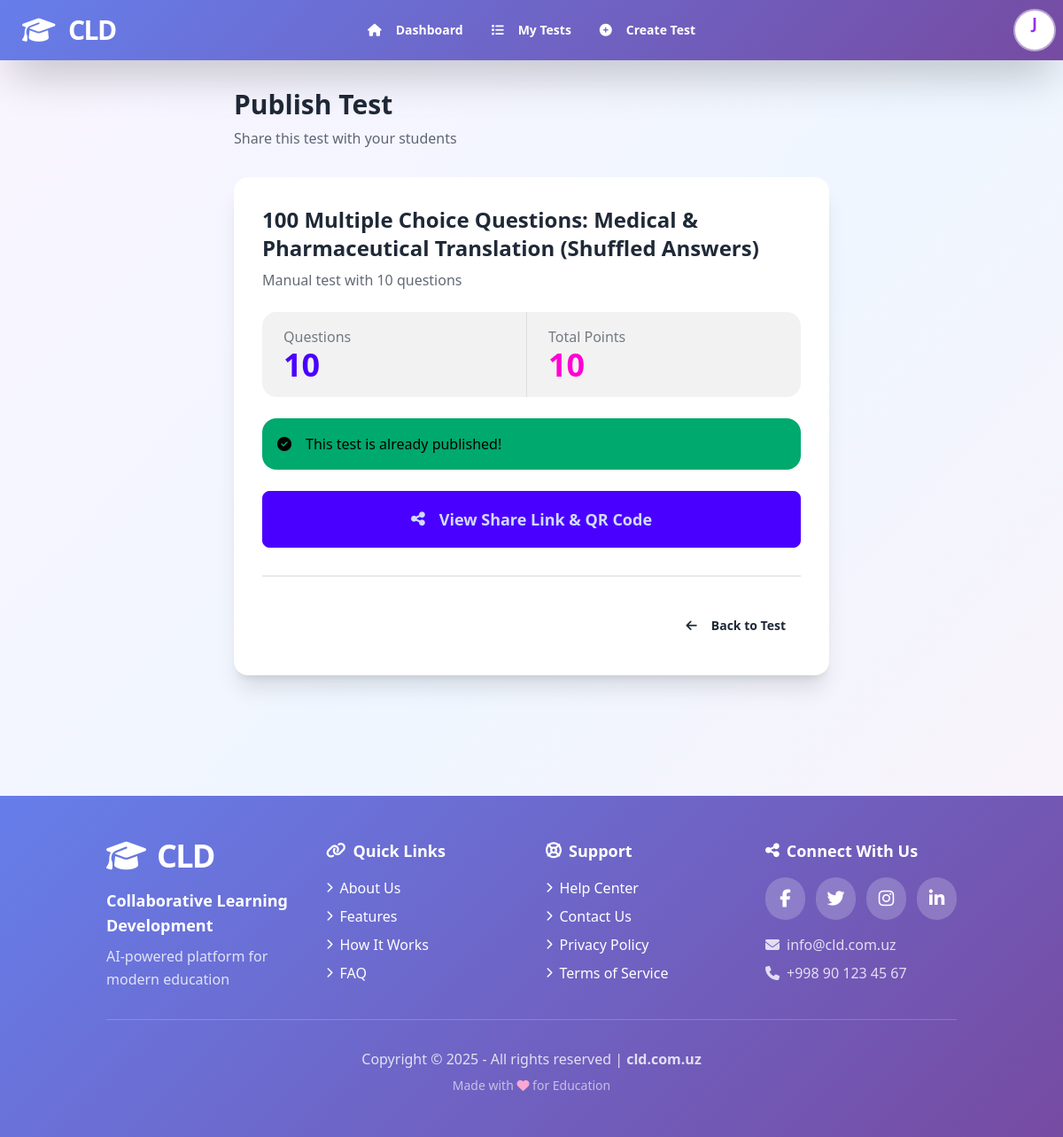
Screenshot of /tests/2/publish/ (signed in) with the database file from the repository.
### quizapp/models.py (models this page shows, shortened)
class User(AbstractUser):
    email = models.EmailField(unique=True, blank=False)
    ROLE_CHOICES = [
        ('teacher', 'Teacher'),
        ('student', 'Student'),
    ]
    role = models.CharField(
        max_length=10,
        choices=ROLE_CHOICES,
        default='student'
    )
    email_verified = models.BooleanField(default=False)
    verification_token = models.CharField(max_length=100, blank=True, null=True)
    telegram_id = models.BigIntegerField(unique=True, null=True, blank=True, db_index=True)
    created_at = models.DateTimeField(auto_now_add=True)
    updated_at = models.DateTimeField(auto_now=True)
    USERNAME_FIELD = 'email'
    REQUIRED_FIELDS = ['username', 'first_name', 'last_name']
    class Meta:
        indexes = [
            models.Index(fields=['email']),
            models.Index(fields=['role']),
        ]
    def get_full_name(self):
        return f"{self.first_name} {self.last_name}".strip() or self.username

class Test(models.Model):
    TEST_CREATION_METHODS = [
        ('ai', 'AI Generated'),
        ('manual', 'Manual Input'),
    ]
    teacher = models.ForeignKey(User, on_delete=models.CASCADE, related_name='tests')
    title = models.CharField(max_length=255)
    description = models.TextField(null=True, blank=True)
    creation_method = models.CharField(
        max_length=10,
        choices=TEST_CREATION_METHODS,
        default='ai'
    )
    teacher_prompt = models.TextField(help_text="Original teacher request", blank=True)
    llm_response = models.JSONField(null=True, blank=True, help_text="Raw LLM JSON response")
    difficulty = models.CharField(max_length=50, null=True, blank=True)
    topic = models.CharField(max_length=255, null=True, blank=True)
    timer_minutes = models.IntegerField(
        null=True,
        blank=True,
        help_text="Time limit in minutes (leave empty for no limit)"
    )
    created_at = models.DateTimeField(auto_now_add=True)
    updated_at = models.DateTimeField(auto_now=True)
    class Meta:
        ordering = ['-created_at']
        indexes = [
            models.Index(fields=['teacher', '-created_at']),
        ]

### webapp/views.py (the view, shortened to what this page needs)
# urls.py: path('tests/<int:test_id>/publish/', views.publish_test_view, name='publish_test'),
@login_required
def publish_test_view(request, test_id):
    test = get_object_or_404(Test, id=test_id, teacher=request.user)
    if GroupTest.objects.filter(test=test).exists():
        messages.error(request, 'This test is already used in a group test! Cannot publish separately.')
        return redirect('webapp:test_detail', test_id=test.id)
    existing_assignment = Assignment.objects.filter(test=test).first()
    context = {
        'test': test,
        'existing_assignment': existing_assignment,
    }
    return render(request, 'teacher/publish_test.html', context)

### webapp/templates/teacher/publish_test.html (shortened to what this page needs)
{% extends 'base.html' %}
{% block content %}
<div class="max-w-2xl mx-auto">
    <div class="mb-8">
        <h1 class="text-3xl font-bold mb-2">Publish Test</h1>
        <p class="text-base-content/70">Share this test with your students</p>
    </div>
    <div class="card bg-base-100 shadow-xl mb-6">
        <div class="card-body">
            <h2 class="card-title text-2xl">{{ test.title }}</h2>
            <p class="text-base-content/70 mb-4">{{ test.description }}</p>
            <div class="stats bg-base-200 mb-4">
                <div class="stat">
                    <div class="stat-title">Questions</div>
                    <div class="stat-value text-primary">{{ test.questions.count }}</div>
                </div>
                <div class="stat">
                    <div class="stat-title">Total Points</div>
                    <div class="stat-value text-secondary">{{ test.questions.count }}</div>
                </div>
            </div>
            {% if existing_assignment %}
            <div class="alert alert-success mb-4">
                <i class="fas fa-check-circle"></i>
                <span>This test is already published!</span>
            </div>
            <button onclick="showShareModal()" class="btn btn-primary btn-lg w-full">
                <i class="fas fa-share-alt mr-2"></i>
                View Share Link & QR Code
            </button>
            {% endif %}
            <div class="divider"></div>
            <div class="flex gap-4 justify-end">
                <a href="{% url 'webapp:test_detail' test.id %}" class="btn btn-ghost">
                    <i class="fas fa-arrow-left mr-2"></i>
                    Back to Test
                </a>
            </div>
        </div>
    </div>
</div>
{% endblock %}

### webapp/templates/base.html (shortened to what this page needs)
<!DOCTYPE html>
<html lang="en" data-theme="light">
<head>
    <link href="https://cdn.jsdelivr.net/npm/daisyui@4.4.19/dist/full.min.css" rel="stylesheet" type="text/css" />
    <script src="https://cdn.tailwindcss.com"></script>
    <link rel="stylesheet" href="https://cdnjs.cloudflare.com/ajax/libs/font-awesome/6.5.1/css/all.min.css" />
</head>
<body class="bg-gradient-to-br from-purple-50 via-blue-50 to-pink-50 min-h-screen">
    <div class="navbar navbar-gradient text-white shadow-2xl sticky top-0 z-50">
        <div class="navbar-start">
            <a href="{% if user.is_authenticated %}{% url 'webapp:dashboard' %}{% else %}{% url 'webapp:landing' %}{% endif %}"
               class="btn btn-ghost normal-case text-3xl font-black tracking-tighter logo-text hover:scale-110 transition-transform duration-300">
                <i class="fas fa-graduation-cap mr-2"></i>CLD
            </a>
        </div>
        {% if user.is_authenticated %}
        <div class="navbar-center hidden lg:flex">
            {% if user.role == 'teacher' %}
            <ul class="menu menu-horizontal px-1 text-white font-semibold">
                <li><a href="{% url 'webapp:dashboard' %}" class="nav-link hover:bg-white/20 rounded-lg"><i class="fas fa-home mr-2"></i> Dashboard</a></li>
                <li><a href="{% url 'webapp:test_list' %}" class="nav-link hover:bg-white/20 rounded-lg"><i class="fas fa-list mr-2"></i> My Tests</a></li>
                <li><a href="{% url 'webapp:create_test' %}" class="nav-link hover:bg-white/20 rounded-lg"><i class="fas fa-plus-circle mr-2"></i> Create Test</a></li>
            </ul>
            {% endif %}
        </div>
        <div class="navbar-end">
            <div class="dropdown dropdown-end">
                <label tabindex="0" class="btn btn-ghost btn-circle avatar avatar-pulse">
                    <div class="w-11 rounded-full bg-white text-purple-600 flex items-center justify-center ring-2 ring-white/50">
                        <span class="text-lg font-black">{{ user.first_name.0|upper }}</span>
                    </div>
                </label>
            </div>
        </div>
        {% endif %}
    </div>
    <main class="main-content-wrapper {% if user.is_authenticated %}has-container{% endif %}">
        {% block content %}
        {% endblock %}
    </main>
    <footer class="footer-gradient text-white mt-20">
        <div class="container mx-auto px-8 py-12">
            <div class="grid grid-cols-1 md:grid-cols-4 gap-8">
                <div>
                    <div class="flex items-center mb-4">
                        <i class="fas fa-graduation-cap text-4xl mr-3"></i>
                        <div class="text-4xl font-black tracking-tighter logo-text">CLD</div>
                    </div>
                    <p class="font-bold text-lg mb-2">Collaborative Learning Development</p>
                    <p class="text-white/80 leading-relaxed">AI-powered platform for modern education</p>
                </div>
                <div>
                    <h3 class="font-bold text-lg mb-4 flex items-center">
                        <i class="fas fa-link mr-2"></i>Quick Links
                    </h3>
                    <ul class="space-y-2">
                        <li><a href="#" class="hover:text-pink-200 transition-colors flex items-center"><i class="fas fa-chevron-right mr-2 text-xs"></i>About Us</a></li>
                        <li><a href="#features" class="hover:text-pink-200 transition-colors flex items-center"><i class="fas fa-chevron-right mr-2 text-xs"></i>Features</a></li>
                        <li><a href="#how-it-works" class="hover:text-pink-200 transition-colors flex items-center"><i class="fas fa-chevron-right mr-2 text-xs"></i>How It Works</a></li>
                        <li><a href="#faq" class="hover:text-pink-200 transition-colors flex items-center"><i class="fas fa-chevron-right mr-2 text-xs"></i>FAQ</a></li>
                    </ul>
                </div>
                <div>
                    <h3 class="font-bold text-lg mb-4 flex items-center">
                        <i class="fas fa-life-ring mr-2"></i>Support
                    </h3>
                    <ul class="space-y-2">
                        <li><a href="#" class="hover:text-pink-200 transition-colors flex items-center"><i class="fas fa-chevron-right mr-2 text-xs"></i>Help Center</a></li>
                        <li><a href="#" class="hover:text-pink-200 transition-colors flex items-center"><i class="fas fa-chevron-right mr-2 text-xs"></i>Contact Us</a></li>
                        <li><a href="#" class="hover:text-pink-200 transition-colors flex items-center"><i class="fas fa-chevron-right mr-2 text-xs"></i>Privacy Policy</a></li>
                        <li><a href="#" class="hover:text-pink-200 transition-colors flex items-center"><i class="fas fa-chevron-right mr-2 text-xs"></i>Terms of Service</a></li>
                    </ul>
                </div>
                <div>
                    <h3 class="font-bold text-lg mb-4 flex items-center">
                        <i class="fas fa-share-alt mr-2"></i>Connect With Us
                    </h3>
                    <div class="flex gap-3 mb-4">
                        <a href="#" class="w-12 h-12 bg-white/20 hover:bg-white/30 rounded-full flex items-center justify-center transition-all hover:scale-110">
                            <i class="fab fa-facebook-f text-xl"></i>
                        </a>
                        <a href="#" class="w-12 h-12 bg-white/20 hover:bg-white/30 rounded-full flex items-center justify-center transition-all hover:scale-110">
                            <i class="fab fa-twitter text-xl"></i>
                        </a>
                        <a href="#" class="w-12 h-12 bg-white/20 hover:bg-white/30 rounded-full flex items-center justify-center transition-all hover:scale-110">
                            <i class="fab fa-instagram text-xl"></i>
                        </a>
                        <a href="#" class="w-12 h-12 bg-white/20 hover:bg-white/30 rounded-full flex items-center justify-center transition-all hover:scale-110">
                            <i class="fab fa-linkedin-in text-xl"></i>
                        </a>
                    </div>
                    <div class="text-white/80">
                        <p class="flex items-center mb-2">
                            <i class="fas fa-envelope mr-2"></i>
                            info@cld.com.uz
                        </p>
                        <p class="flex items-center">
                            <i class="fas fa-phone mr-2"></i>
                            +998 90 123 45 67
                        </p>
                    </div>
                </div>
            </div>
            <div class="border-t border-white/20 mt-8 pt-8 text-center">
                <p class="text-white/80">
                    Copyright © 2025 - All rights reserved |
                    <a href="https://cld.com.uz" class="hover:text-pink-200 font-bold transition-colors">cld.com.uz</a>
                </p>
                <p class="text-sm text-white/60 mt-2">
                    Made with <i class="fas fa-heart text-pink-300"></i> for Education
                </p>
            </div>
        </div>
    </footer>
</body>
</html>

### webapp/templates/base.html (style rules this page uses)
.navbar-gradient { background: linear-gradient(135deg, #667eea 0%, #764ba2 100%); box-shadow: 0 4px 20px rgba(102, 126, 234, 0.3); }
.logo-text { animation: logoGlow 3s ease-in-out infinite; }
.nav-link { position: relative; transition: all 0.3s ease; }
.nav-link::after { content: ''; position: absolute; bottom: -2px; left: 50%; width: 0; height: 2px; background: white; transition: all 0.3s ease; transform: translateX(-50%); }
.avatar-pulse { animation: pulse 2s ease-in-out infinite; }
.footer-gradient { background: linear-gradient(135deg, #667eea 0%, #764ba2 100%); }
.main-content-wrapper { width: 100%; }
.main-content-wrapper.has-container { max-width: 1280px; margin: 0 auto; padding: 2rem 1rem; }

### rows the page displays
User: first_name.0 "J"
Test: title "100 Multiple Choice Questions: Medical & Pharmaceutical Translation (Shuffled Answers)", description "Manual test with 10 questions", questions.count "10"
